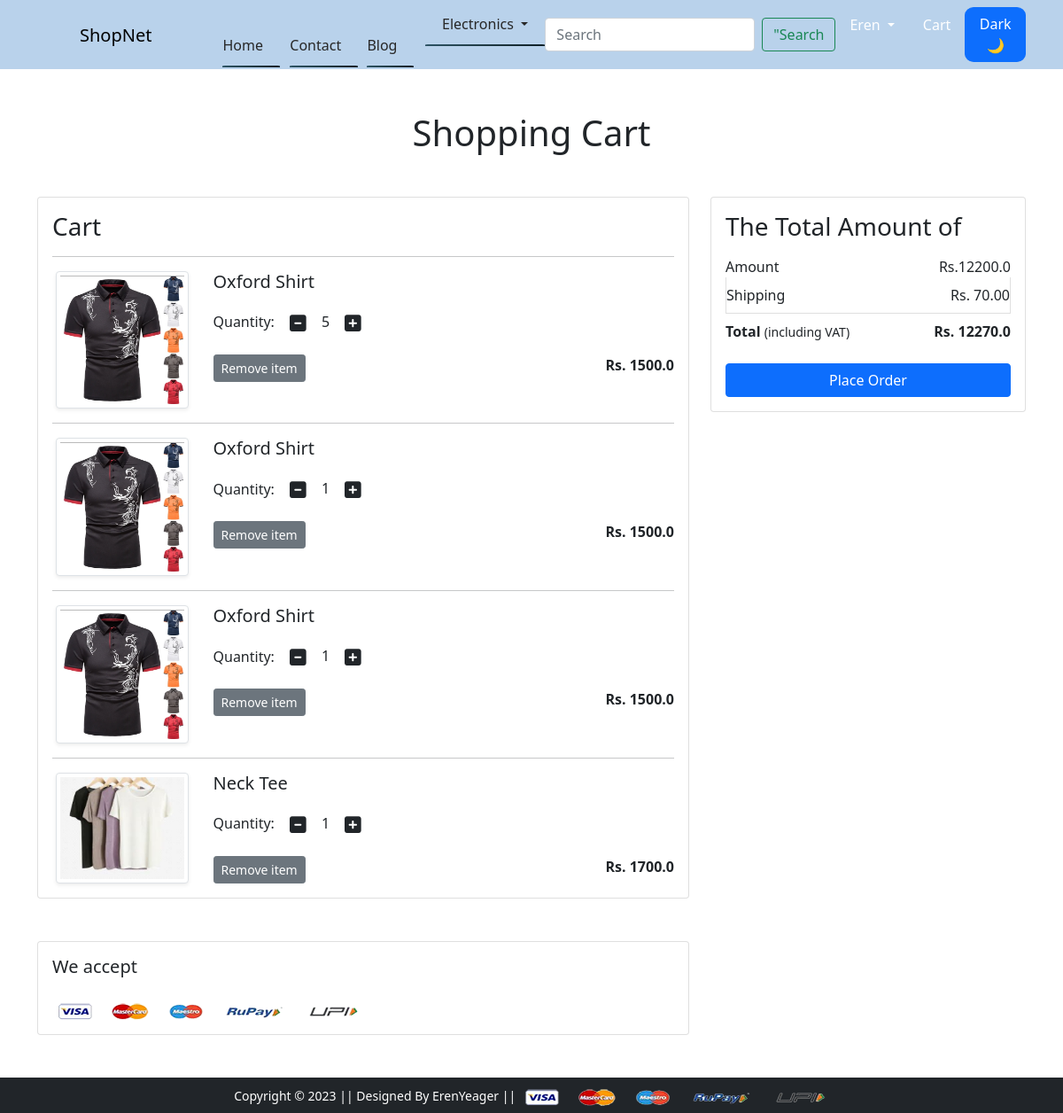
The app's page /cart/ (signed in) with its own data.
### app/models.py (models this page shows, shortened)
class Cart(models.Model):
    user = models.ForeignKey(User , on_delete=models.CASCADE)
    product = models.ForeignKey(Product,on_delete=models.CASCADE)
    quantity = models.PositiveIntegerField(default=1)

class Product(models.Model):
    title = models.CharField(max_length=100)
    selling_price = models.FloatField()
    discounted_price = models.FloatField()
    description = models.TextField(default=1)
    brand = models.CharField(max_length=100)
    category = models.CharField(choices=CATEGORY_CHOICES,max_length=15)
    product_image = models.ImageField(upload_to ='productimg')

### app/views.py (the view)
# urls.py: path('cart/',views.show_cart,name="showcart"),
@login_required
def show_cart(request):
    if request.user.is_authenticated:
        user = request.user
        cart = Cart.objects.filter(user=user)
        amount = 0.0
        shipping_amount = 70.0
        total_amount = 0.0
        cart_product = [p for p in Cart.objects.all() if p.user == user]
        if cart_product:
            for p in cart_product:
                tempamount = (p.quantity * p.product.discounted_price)
                amount += tempamount
                totalamount =  amount + shipping_amount
            return render(request, 'app/addtocart.html',{'carts':cart , 'totalamount':totalamount , 'amount':amount})
        else:
            return render(request, 'app/emptycart.html')

### app/templates/app/addtocart.html (shortened to what this page needs)
{% extends 'app/base.html' %}
{% load static %}
{% block main-content %}
<div class="container my-5">
 <div class="row">
  <h1 class="text-center mb-5">Shopping Cart</h1>
  <div class="col-sm-8">
  <div class="card">
   <div class="card-body">
    <h3>Cart</h3>
    {% for cart in carts %}
    <hr>
    <div class="row">
     <div class="col-sm-3 text-center align-self-center"><img src="{{cart.product.product_image.url}}" alt="" srcset="" class="img-fluid img-thumbnail shadow-sm" height="150" width="150"> </div>
     <div class="col-sm-9">
      <div>
       <h5>{{cart.product.title}}</h5>
       <div class="my-3">
        <label for="quantity">Quantity:</label>
        <a class="minus-cart btn" pid="{{cart.product.id}}"><i class="fas fa-minus-square fa-lg"></i></a>
          <span id="quantity">{{cart.quantity}}</span>
        <a class="plus-cart btn" pid="{{cart.product.id}}"><i class="fas fa-plus-square fa-lg"></i></a>
       </div>
       <div class="d-flex justify-content-between">
        <a href="#" class="btn btn-sm btn-secondary mr-3 remove-cart" pid="{{cart.product.id}}">Remove item </a>
        <p class="mb-0"><span><strong>Rs. {{cart.product.discounted_price}}</strong></span></p>
       </div>
      </div>
     </div>
    </div>
    {% endfor %}
   </div>
   </div>
  </div>
  <div class="col-sm-4">
   <div class="card">
    <div class="card-body">
      <h3>The Total Amount of</h3>
      <ul class="list-group">
       <li class="list-group-item d-flex justify-content-between align-items-center border-0 px-0 pb-0">Amount<span>Rs.<span id="amount">{{amount}}</span></span></li>
       <li class="list-group-item d-flex justify-content-between align-items-center px-0">Shipping<span>Rs. 70.00</span></li>
       <li class="list-group-item d-flex justify-content-between align-items-center border-0 px-0 mb-3">
        <div>
           <strong>Total</strong> <small>(including VAT)</small>
         </div>
         <span><strong>Rs. <strong id="totalamount">{{totalamount}}</strong></strong></span>
       </li>
      </ul>
      <div class="d-grid"><a href="{% url 'checkout' %}" class="btn btn-primary">Place Order</a></div>
    </div>
   </div>
  </div>
 </div>
</div>
<div class="container">
 <div class="row">
  <div class="col-sm-8">
   <div class="card">
    <div class="card-body">
      <h5 class="mb-4">We accept</h5>
      <img src="{% static 'app/images/payment.png' %}" alt="" class="img-fluid">
    </div>
  </div>
  </div>
 </div>
</div>
{% endblock main-content %}

### app/templates/app/base.html (shortened to what this page needs)
<!doctype html>
{% load static %}
<html lang="en">
  <head>
    <link href="https://cdn.jsdelivr.net/npm/bootstrap@5.0.0-beta1/dist/css/bootstrap.min.css" rel="stylesheet">
    <link rel="stylesheet" href="{% static 'app/css/owl.carousel.min.css' %}">
    <link rel="stylesheet" href="{% static 'app/css/all.min.css' %}">
    <link rel="stylesheet" href="{% static 'app/css/style.css' %}">
    <link rel="stylesheet" href="{% static 'app/css/nav.css' %}">
  </head>
  <body>
    <nav class="navbar navbar-expand-lg ">
     <div class="container">
      <h2><a class="navbar-brand mx-5" style="color:black;"href="/">ShopNet</a></h2>
       <div class="collapse navbar-collapse" id="navbarSupportedContent">
         <ul class="navbar-nav me-auto mb-2 mb-lg-0">
          <div class="nav">
            <ul>
              <li><a aria-current="page" href="/">Home</a></li>
              <li><a href="{% url 'contact' %}">Contact</a></li>
            <li><a href="{% url 'blog' %}">Blog</a></li>
              <li class="nav-item dropdown">
                <a class="dropdown-toggle" href="#" role="button" data-bs-toggle="dropdown" aria-expanded="false">
                  Electronics
                </a>
              </li>
            </ul>
            </div>
         </ul>
         <form action="{% url 'searchpage' %}" class="d-flex " role="search">
          <input class="form-control me-2 " type="search" placeholder="Search" name="q" aria-label="Search" value="{{query}}">
          <button class="btn btn-outline-success" type="submit">"Search</button>
        </form>
         <div>
          <ul class="navbar-nav me-auto mb-2 mb-lg-0">
            {% if request.user.is_authenticated %}
           <li class="nav-item dropdown mx-2">
              <a class="nav-link dropdown-toggle text-white" href="#" id="profileDropdown" role="button" data-bs-toggle="dropdown" aria-expanded="false">
                <span class="text-capitalize"> {{request.user.username}}
              </a>
            </li>
            <li class="nav-item mx-2">
             <a href="{% url 'showcart' %}" class="nav-link text-white"> Cart </a>
            </li>
            {% endif %}
            <button id="dark-mode-btn" class="btn btn-primary darkbutton" onclick="toggleDarkMode()">Dark🌙 </button>
          </ul>
         </div>
       </div>
     </div>
    </nav>
    {% block main-content %} {% endblock main-content %}
    <footer class="container-fluid bg-dark text-center p-2 mt-5">
        <small class="text-white">Copyright &copy; 2023 || Designed By ErenYeager || </small>
        <img src="{% static 'app/images/payment.png' %}" alt="" srcset="" class="img-fluid" height="2px">
    </footer>
  </body>
</html>

### app/static/app/css/nav.css (style rules this page uses)
.nav ul { display: flex; list-style: none; }
.nav ul li { margin: lem; }
.nav ul li a { text-decoration: none; padding: 0.2rem 1.2rem 0.9rem 1.2rem; border-radius: 10px 10px 0 0; color: rgb(39 39 39); transition: all .4s; position: relative; z-index: 1; }
.nav ul li a::before { content: ''; position: absolute; bottom: 0; left: 0; width: 100%; height: 41px; border-radius: 10px 10px 0 0; background: #853333; transform-origin: bottom; background: linear-gradient(to right, #2C5364, #203A43, #0F2027); transform: scaleY(0.05); z-index: -1; transition: all .4s; }
.navbar { background-color: rgb(185 210 235); }

### records on screen
Cart: product.product_image (picture), product "Oxford Shirt", quantity "5", product.discounted_price "1500.0"
Cart: product.product_image (picture), product "Oxford Shirt", quantity "1", product.discounted_price "1500.0"
Cart: product.product_image (picture), product "Oxford Shirt", quantity "1", product.discounted_price "1500.0"
Cart: product.product_image (picture), product "Neck Tee", quantity "1", product.discounted_price "1700.0"

### other values on screen
{{ request.user.username }} "Eren"
{{ amount }} "12200.0"
{{ totalamount }} "12270.0"
